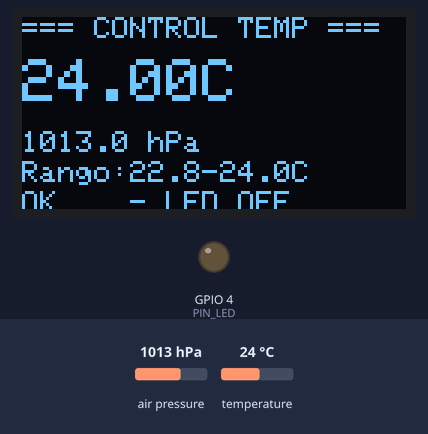
This program was run on a simulated ESP32. Shown: 128×64 one-colour display, output pins drawn as LEDs (lit = HIGH). The inputs (shaded band) are chosen by the test bench; at power-on: temperature 24 °C, air pressure 1013 hPa. What the program prints to the serial monitor is not drawn.

Above: at 2.2 s.
2.3 s: temperature set to 28 °C
At 4.3 s:
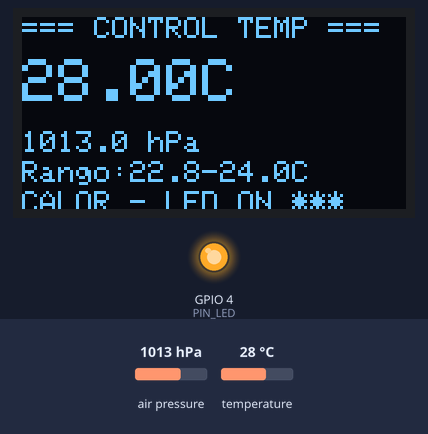
4.6 s: temperature set to 23.1 °C
At 5.7 s:
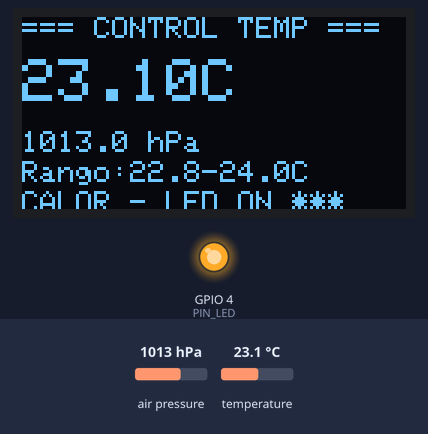
6.6 s: temperature set to 22.4 °C
At 8.0 s:
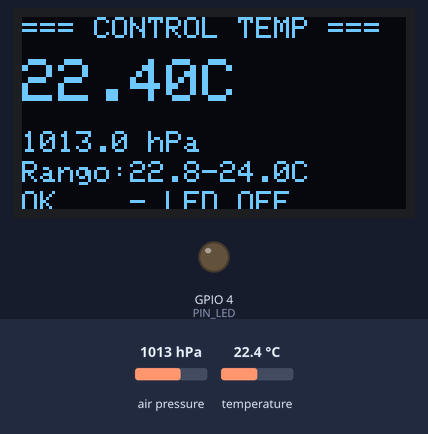
8.7 s: air pressure set to 952 hPa
At 10.4 s:
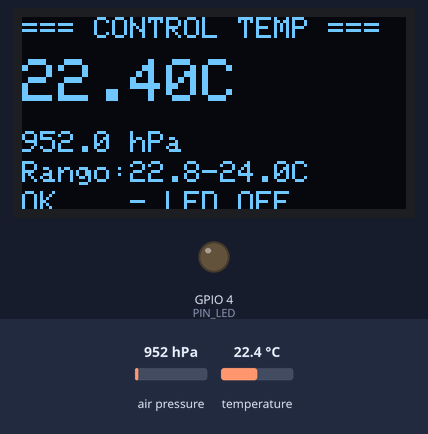
10.7 s: air pressure set to 975 hPa
At 11.6 s:
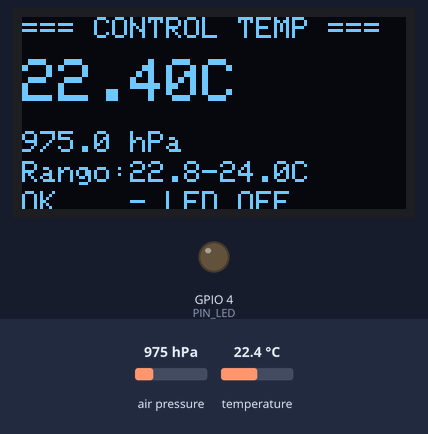
Timing chart, 0 to 13.7 s (numbered marks = the images above; inputs shaded):
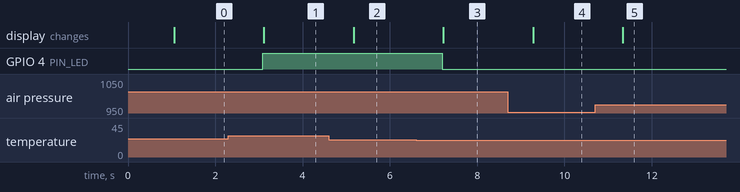

Measured:
- the behaviour switches between 22.8 and 22.7 °C on temperature (found by bisection; images 2 and 3)
- after the input at 2.3 s, GPIO 4 (PIN_LED): LOW → HIGH after 0.79 s; the display: changes after 0.81 s (image 1)
- after the input at 4.6 s, the display: changes after 0.57 s (image 2)
- after the input at 6.6 s, GPIO 4 (PIN_LED): HIGH → LOW after 0.60 s; the display: changes after 0.63 s (image 3)
- after the input at 8.7 s, the display: changes after 0.58 s (image 4)
- after the input at 10.7 s, the display: changes after 0.64 s (image 5)

The program:

main.cpp
```cpp
#include <Arduino.h>
#include <Wire.h>
#include <Adafruit_GFX.h>
#include <Adafruit_SSD1306.h>
#include <Adafruit_BMP280.h>

#define SCREEN_W  128
#define SCREEN_H   64
#define OLED_RST   -1
#define OLED_ADDR  0x3C
#define PIN_LED     4

#define TEMP_LOW   22.8f
#define TEMP_HIGH  24.0f

Adafruit_SSD1306 display(SCREEN_W, SCREEN_H, &Wire, OLED_RST);
Adafruit_BMP280  bmp;
bool ledOn = false;

// ── Intenta iniciar el BMP280 ──
bool iniciarBMP() {
    if (bmp.begin(0x76)) return true;
    if (bmp.begin(0x77)) return true;
    return false;
}

// ── Detecta si la lectura es basura ──
bool lecturaValida(float temp, float pres) {
    if (isnan(temp) || isnan(pres))   return false;
    if (temp < -40  || temp > 85)     return false;  // fuera de rango físico
    if (pres < 300  || pres > 1100)   return false;  // fuera de rango físico
    return true;
}

void setup() {
    Serial.begin(115200);
    delay(1000);
    Wire.begin(21, 22);

    pinMode(PIN_LED, OUTPUT);
    digitalWrite(PIN_LED, LOW);

    if (!display.begin(SSD1306_SWITCHCAPVCC, OLED_ADDR)) {
        Serial.println("OLED no encontrada");
        while (true);
    }

    if (!iniciarBMP()) {
        Serial.println("BMP280 no encontrado");
        display.clearDisplay();
        display.setTextSize(1);
        display.setTextColor(SSD1306_WHITE);
        display.setCursor(0, 0);
        display.println("BMP280 ERROR");
        display.println("Revisa cableado");
        display.display();
        while (true);
    }

    Serial.println("Todo OK");
}

void loop() {
    float temp = bmp.readTemperature();
    float pres = bmp.readPressure() / 100.0F;

    // ── Si lectura es basura → reinicia el sensor ──
    if (!lecturaValida(temp, pres)) {
        Serial.println("Lectura invalida, reiniciando BMP280...");

        display.clearDisplay();
        display.setTextColor(SSD1306_WHITE);
        display.setTextSize(1);
        display.setCursor(0, 20);
        display.println("Sensor error...");
        display.println("Reiniciando...");
        display.display();

        delay(500);
        Wire.end();
        delay(200);
        Wire.begin(21, 22);
        delay(200);

        if (!iniciarBMP()) {
            Serial.println("Sensor no responde");
            delay(1000);
            return;
        }
        Serial.println("BMP280 recuperado!");
        return;  // salta este ciclo, siguiente ya será válido
    }

    // ── Histéresis ──
    if (!ledOn && temp > TEMP_HIGH) {
        ledOn = true;
    } else if (ledOn && temp < TEMP_LOW) {
        ledOn = false;
    }
    digitalWrite(PIN_LED, ledOn ? HIGH : LOW);

    // ── Serial ──
    Serial.printf("Temp: %.2f C | Pres: %.1f hPa | LED: %s\n",
                  temp, pres, ledOn ? "ON" : "OFF");

    // ── OLED ──
    display.clearDisplay();
    display.setTextColor(SSD1306_WHITE);

    display.setTextSize(1);
    display.setCursor(0, 0);
    display.println("=== CONTROL TEMP ===");

    display.setTextSize(2);
    char buf[16];
    snprintf(buf, sizeof(buf), "%.2fC", temp);
    display.setCursor(0, 14);
    display.println(buf);

    display.setTextSize(1);
    snprintf(buf, sizeof(buf), "%.1f hPa", pres);
    display.setCursor(0, 38);
    display.println(buf);

    display.setCursor(0, 48);
    display.printf("Rango:%.1f-%.1fC", TEMP_LOW, TEMP_HIGH);

    display.setTextSize(1);
    display.setCursor(0, 58);
    if (ledOn) {
        display.println("CALOR - LED ON ***");
    } else {
        display.println("OK    - LED OFF");
    }

    display.display();
    delay(1000);
}
```
